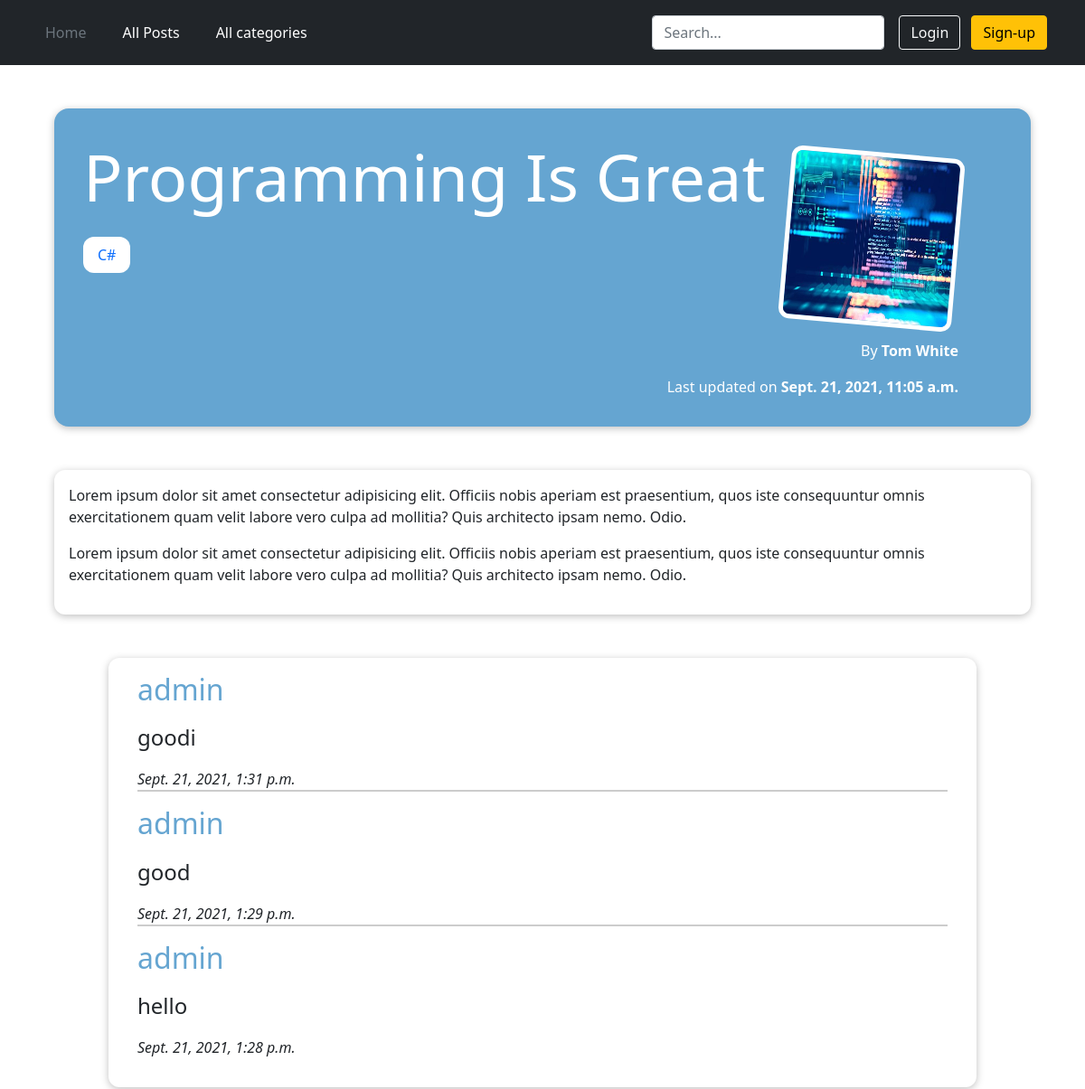
Page /posts/programming-is-great (upper part) on the earlier database version.
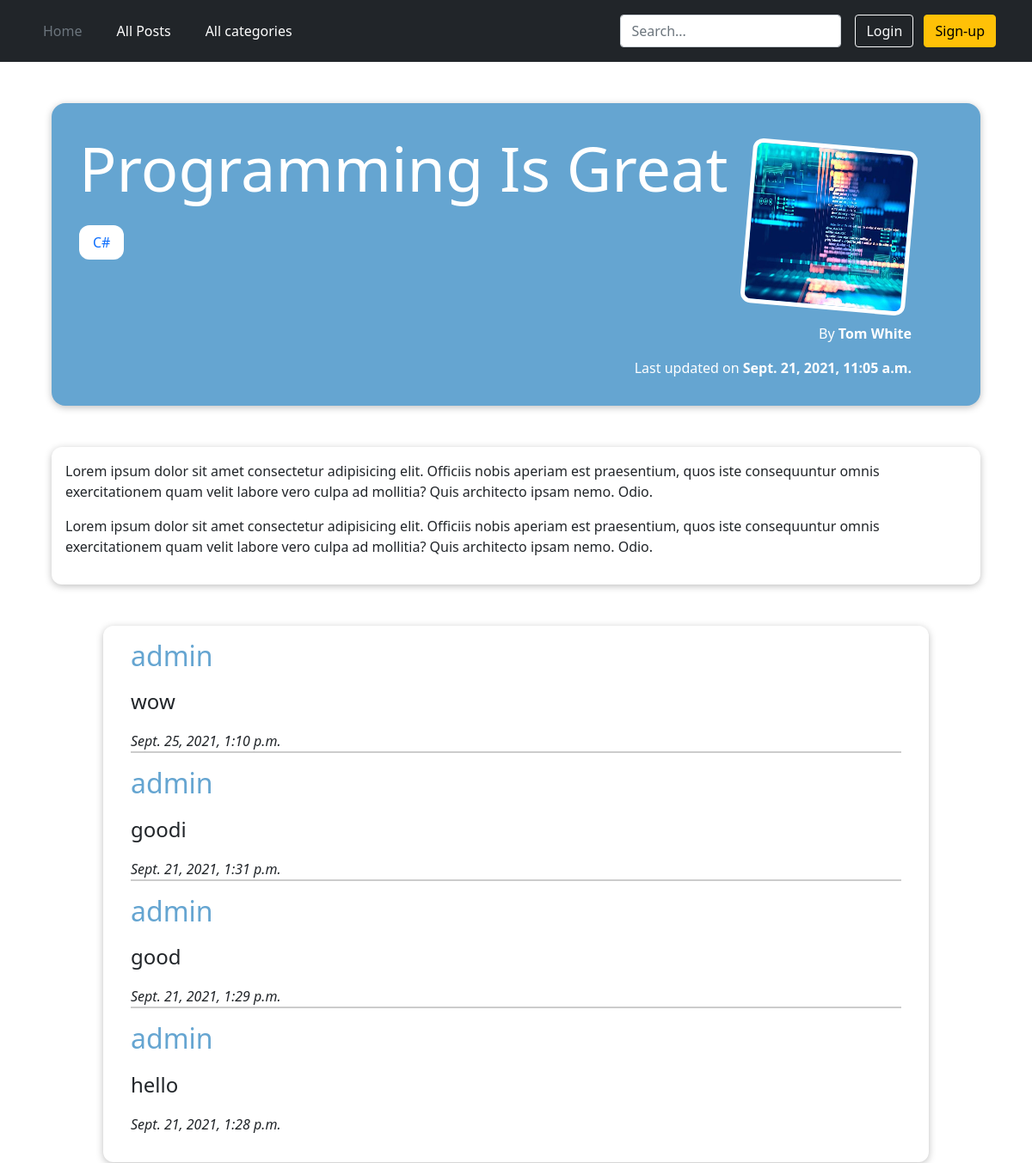
Same page on the later database version.
### blog/models.py (models this page shows, shortened)
class Tag(models.Model):
    caption = models.CharField(max_length=10)
    slug = models.SlugField(unique=True, null=True)
    def __str__(self):
        return self.caption

class Comment(models.Model):
    user = models.ForeignKey(User, on_delete=models.CASCADE, null=True, editable=False)
    user_text = models.TextField(max_length=500)
    post = models.ForeignKey(Post, on_delete=models.CASCADE, related_name='comments')
    date = models.DateField(auto_now=True, null=True)
    time = models.TimeField(auto_now=True, null=True)

### blog/views.py (the view, shortened to what this page needs)
# urls.py: path('posts/<slug:slug>', views.PostDetailView.as_view(), name='post-detail-page'),
class PostDetailView(View):
    def is_stored_post(self, request, post_id):
        read_later_post_list = request.session.get('read_later_post_list')
        if read_later_post_list is not None:
            is_saved_for_later = post_id in read_later_post_list
        else:
            is_saved_for_later = False
        return is_saved_for_later
    def get(self, request, slug):
        post = Post.objects.get(slug=slug)
        related_posts = Post.objects.filter(tags__in=post.tags.all()).exclude(slug=slug)[:3]
        try:
            if UserSeenPosts.objects.filter(post=post, user=request.user).exists():
                pass
            else:
                post.views += 1
                post.save()
                UserSeenPosts.objects.create(user=request.user, post=post)
        except:
            pass
        context = {
            'post': post,
            'post_tags': post.tags.all(),
            'related_posts': related_posts,
            'comment_form': CommentForm(),
            'all_comments': post.comments.all().order_by('-date', '-time'),
            'saved_for_later': self.is_stored_post(request, post.id)
        }
        return render(request, 'blog/post-detail.html', context)

### blog/forms.py
class CommentForm(forms.ModelForm):
    class Meta:
        model = Comment
        exclude = ['post']
        labels = {
            'user_text': 'Leave your comment:'
        }

### blog/models.py (called while the page is built)
    def full_name(self):
        return f'{self.first_name} {self.last_name}'

    def __str__(self):
        return self.full_name()

### blog/templates/blog/post-detail.html (shortened to what this page needs)
{% extends 'base.html' %}
{% load static %}
{% block css_files %}
    <link rel="stylesheet" href="{% static 'blog/post-detail.css' %}">
{% endblock %}
{% block content%}
<section id="summary">
    <h2>{{ post.title }}</h2>
    <div class="tags">
        {% for tag in post_tags %}
            <div class="tag">
                <a href="{% url 'category-page' tag.slug %}">
                    {{ tag }}
                </a>
            </div>
        {% endfor %}
    </div>
    <article>
        <img src="{{ post.image.url }}">
        <address>By <a href="mailto:{{ post.author.email }}">{{ post.author }}</a></address>
        <div>
            Last updated on
            <time>{{ post.date }}, {{ post.time }}</time>
        </div>
    </article>
</section>
<main>
    {{ post.content|linebreaks }}
</main>
{% if all_comments %}
    <section id="comments">
        <ul>
            {% for comment in all_comments %}
                <li>
                    <h2>{{ comment.user }}</h2>
                    <p id="text-comment">{{ comment.user_text|linebreaks }}</p>
                    <span>{{ comment.date }}, {{ comment.time }}</span>
                </li>
            {% endfor %}
        </ul>
    </section>
{% endif %}
{% if related_posts %}
            {% for post in related_posts %}
                {% include 'blog/includes/post.html' %}
            {% endfor %}
{% endif %}
{% endblock %}

Differences in the rows shown:
added Comment: user "admin", user_text "wow", date "Sept. 25, 2021", time "1:10 p.m."
